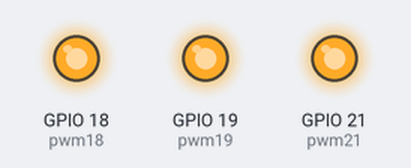
Bench run of a program on a simulated ESP32 board running MicroPython. Shown: output pins drawn as LEDs (lit = HIGH).

Above: at 0.05 s.
At 1.95 s:
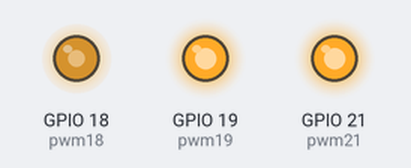
At 3.85 s:
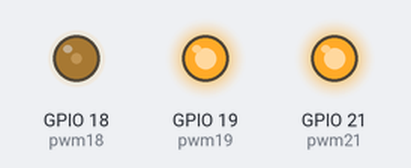
At 7.75 s:
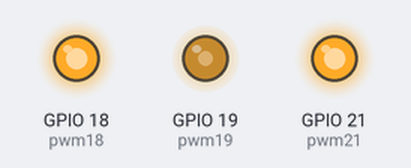
At 11.65 s:
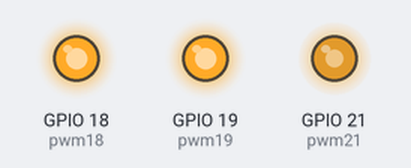
At 15.45 s:
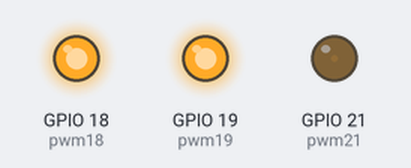
Timing chart, 0 to 20.1 s (numbered marks = the images above):
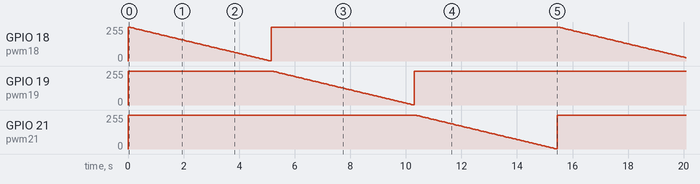

The program:

pwm.py
```python
from machine import Pin, PWM
from machine import Timer

frecuency = 500
duty = 1023
dutyOff = 1023

pwm18 = PWM(Pin(18))
pwm19 = PWM(Pin(19))
pwm21 = PWM(Pin(21))

pwm18.freq(frecuency)
pwm19.freq(frecuency)
pwm21.freq(frecuency)

pwm18.duty(dutyOff)
pwm19.duty(dutyOff)
pwm21.duty(dutyOff)


#variables
led = 1
period = 50

#set timer
tim1 = Timer(1)
tim1.init(period=period, mode=Timer.PERIODIC, callback=lambda t:
    setLed()
)

def setLed():
    global led
    global duty
    global dutyOff

    duty -= 10
    if duty < 0:
        duty = dutyOff
        led += 1
        if led > 3:
            led = 1


    if led == 1:
        pwm18.duty(duty)
        pwm19.duty(dutyOff)
        pwm21.duty(dutyOff)


    if led == 2:
        pwm18.duty(dutyOff)
        pwm19.duty(duty)
        pwm21.duty(dutyOff)


    if led == 3:
        pwm18.duty(dutyOff)
        pwm19.duty(dutyOff)
        pwm21.duty(duty)


    
```

Measured:
- by itself, GPIO 21 (pwm21): ramps from 255/255 to 1/255 and jumps back, once every 15.5 s
